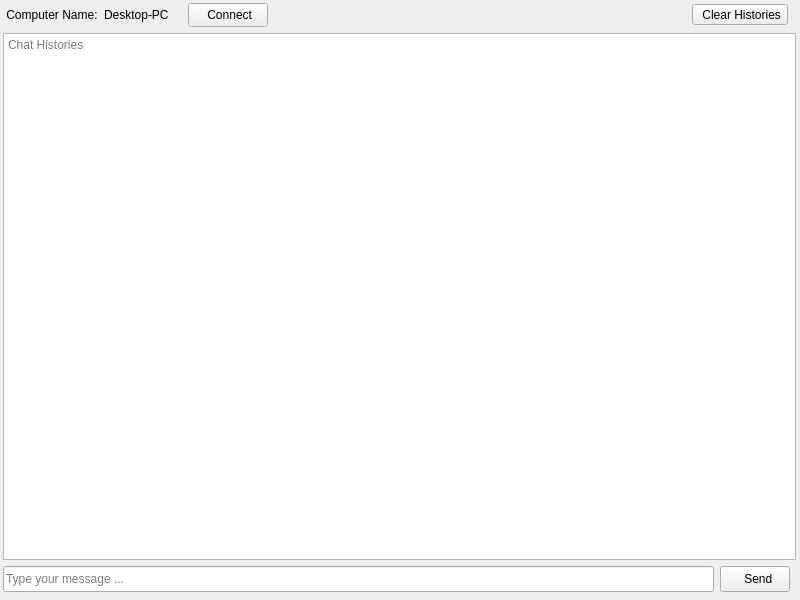
<?xml version="1.0" encoding="UTF-8"?>
<ui version="4.0">
 <class>chatWidget</class>
 <widget class="QWidget" name="chatWidget">
  <property name="geometry">
   <rect>
    <x>0</x>
    <y>0</y>
    <width>800</width>
    <height>600</height>
   </rect>
  </property>
  <property name="windowTitle">
   <string>Widget</string>
  </property>
  <widget class="QWidget" name="vertLayoutWidget">
   <property name="geometry">
    <rect>
     <x>-1</x>
     <y>-1</y>
     <width>801</width>
     <height>601</height>
    </rect>
   </property>
   <layout class="QVBoxLayout" name="vertLayout" stretch="0,0">
    <property name="leftMargin">
     <number>4</number>
    </property>
    <property name="topMargin">
     <number>4</number>
    </property>
    <property name="rightMargin">
     <number>4</number>
    </property>
    <property name="bottomMargin">
     <number>4</number>
    </property>
    <item>
     <layout class="QVBoxLayout" name="verticalLayout">
      <item>
       <layout class="QHBoxLayout" name="horzServer">
        <property name="rightMargin">
         <number>8</number>
        </property>
        <item>
         <widget class="QLabel" name="label">
          <property name="text">
           <string> Computer Name:</string>
          </property>
          <property name="textInteractionFlags">
           <set>Qt::NoTextInteraction</set>
          </property>
         </widget>
        </item>
        <item>
         <widget class="QLabel" name="labelHost">
          <property name="frameShape">
           <enum>QFrame::NoFrame</enum>
          </property>
          <property name="frameShadow">
           <enum>QFrame::Plain</enum>
          </property>
          <property name="text">
           <string>Desktop-PC</string>
          </property>
          <property name="scaledContents">
           <bool>true</bool>
          </property>
          <property name="textInteractionFlags">
           <set>Qt::LinksAccessibleByMouse|Qt::TextSelectableByMouse</set>
          </property>
         </widget>
        </item>
        <item>
         <widget class="QLabel" name="labelState">
          <property name="maximumSize">
           <size>
            <width>14</width>
            <height>14</height>
           </size>
          </property>
          <property name="text">
           <string/>
          </property>
          <property name="pixmap">
           <pixmap resource="../bitcoin.qrc">:/icons/disconnected</pixmap>
          </property>
          <property name="scaledContents">
           <bool>true</bool>
          </property>
          <property name="alignment">
           <set>Qt::AlignLeading|Qt::AlignLeft|Qt::AlignVCenter</set>
          </property>
         </widget>
        </item>
        <item>
         <widget class="QPushButton" name="connButton">
          <property name="minimumSize">
           <size>
            <width>70</width>
            <height>24</height>
           </size>
          </property>
          <property name="maximumSize">
           <size>
            <width>16777215</width>
            <height>16777215</height>
           </size>
          </property>
          <property name="text">
           <string> Connect</string>
          </property>
          <property name="iconSize">
           <size>
            <width>0</width>
            <height>0</height>
           </size>
          </property>
         </widget>
        </item>
        <item>
         <spacer name="horizontalSpacer">
          <property name="orientation">
           <enum>Qt::Horizontal</enum>
          </property>
          <property name="sizeHint" stdset="0">
           <size>
            <width>40</width>
            <height>20</height>
           </size>
          </property>
         </spacer>
        </item>
        <item>
         <widget class="QToolButton" name="clearButton">
          <property name="minimumSize">
           <size>
            <width>0</width>
            <height>0</height>
           </size>
          </property>
          <property name="text">
           <string> Clear Histories</string>
          </property>
          <property name="icon">
           <iconset resource="../bitcoin.qrc">
            <normaloff>:/icons/delete</normaloff>:/icons/delete</iconset>
          </property>
          <property name="iconSize">
           <size>
            <width>16</width>
            <height>20</height>
           </size>
          </property>
          <property name="toolButtonStyle">
           <enum>Qt::ToolButtonTextBesideIcon</enum>
          </property>
         </widget>
        </item>
       </layout>
      </item>
      <item>
       <widget class="QTextEdit" name="txtReceive">
        <property name="minimumSize">
         <size>
          <width>70</width>
          <height>26</height>
         </size>
        </property>
        <property name="readOnly">
         <bool>true</bool>
        </property>
        <property name="placeholderText">
         <string>Chat Histories</string>
        </property>
       </widget>
      </item>
     </layout>
    </item>
    <item>
     <layout class="QHBoxLayout" name="horzLayout" stretch="0,0">
      <property name="sizeConstraint">
       <enum>QLayout::SetDefaultConstraint</enum>
      </property>
      <property name="leftMargin">
       <number>0</number>
      </property>
      <property name="topMargin">
       <number>0</number>
      </property>
      <property name="rightMargin">
       <number>6</number>
      </property>
      <property name="bottomMargin">
       <number>4</number>
      </property>
      <item>
       <widget class="QLineEdit" name="txtSend">
        <property name="minimumSize">
         <size>
          <width>0</width>
          <height>26</height>
         </size>
        </property>
        <property name="placeholderText">
         <string>Type your message ...</string>
        </property>
       </widget>
      </item>
      <item>
       <widget class="QToolButton" name="sendButton">
        <property name="minimumSize">
         <size>
          <width>70</width>
          <height>26</height>
         </size>
        </property>
        <property name="text">
         <string>  Send</string>
        </property>
        <property name="icon">
         <iconset resource="../bitcoin.qrc">
          <normaloff>:/icons/sendchat</normaloff>:/icons/sendchat</iconset>
        </property>
        <property name="iconSize">
         <size>
          <width>16</width>
          <height>20</height>
         </size>
        </property>
        <property name="toolButtonStyle">
         <enum>Qt::ToolButtonTextBesideIcon</enum>
        </property>
       </widget>
      </item>
     </layout>
    </item>
   </layout>
  </widget>
 </widget>
 <resources>
  <include location="../bitcoin.qrc"/>
 </resources>
 <connections/>
</ui>
